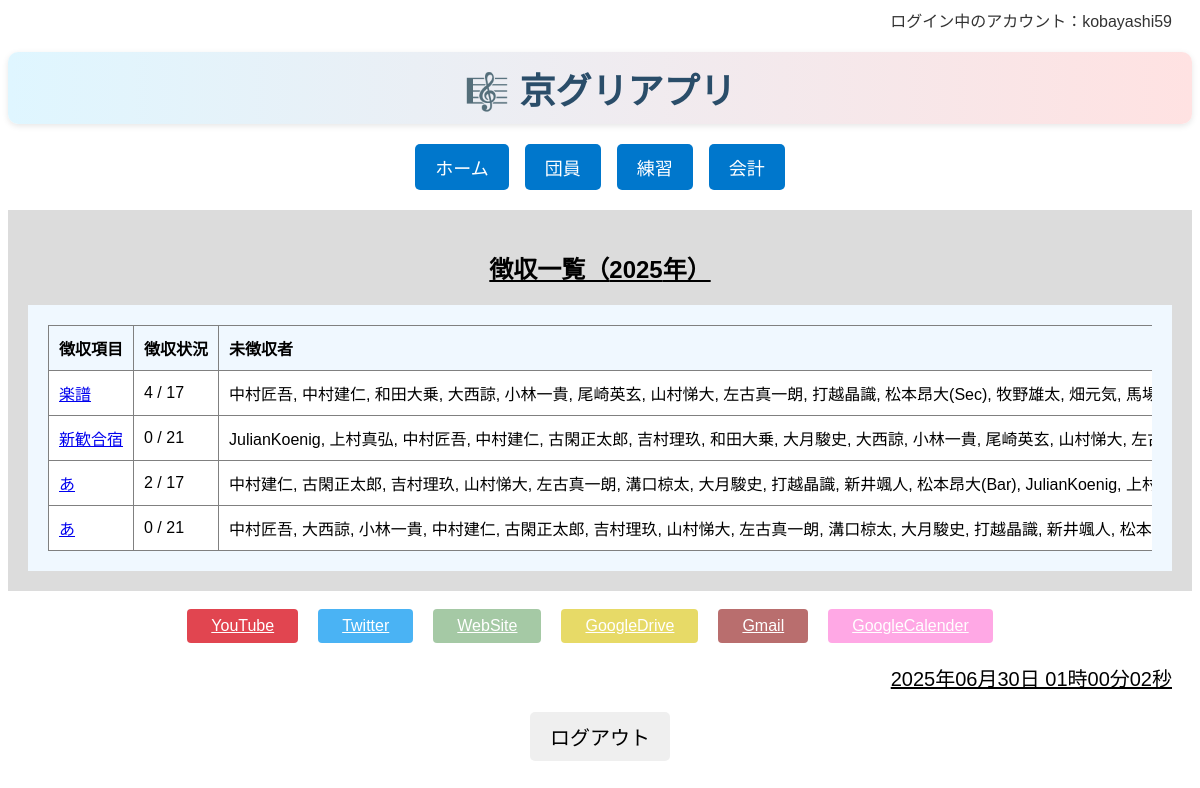
The app's page /accounting/collection/2025/ (signed in) with its own data.
### accounting/models/collection_models.py (models this page shows, shortened)
class Collection(models.Model):
    title = models.CharField(
        max_length=50,
        verbose_name="徴収項目",
        default=""
    )  # 徴収の名前（例：2025年5月団費）
    content = models.TextField(
        verbose_name="徴収内容",
        blank=True
    )  # 補足内容（空欄可）
    created_at = models.DateTimeField(
        auto_now_add=True,
        verbose_name="作成日"
    )  # 作成日時（自動記録）
    deadline = models.DateField(
        verbose_name="徴収期限日"
    )  # 支払いの締切日

### accounting/views/collection_views.py (the view)
# urls.py: path('collection/<int:year>/', collection_views.collection_list, name='collection_list'),  # 年ごとの徴収一覧
@login_required
def collection_list(request, year):
    collections = Collection.objects.filter(deadline__year=year).order_by('deadline')
    collection_info = []
    for col in collections:
        records = col.records.all()
        total = records.exclude(status="不要").count()
        done = records.filter(status="済").count()
        pending = records.filter(status="未").values_list('member__name', flat=True)
        collection_info.append({
            'collection': col,
            'done_count': done,
            'total_count': total,
            'pending_members': list(pending),
        })
    return render(request, 'accounting/collection/collection_list.html', {
        'year': year,
        'collection_info': collection_info,
    })

### templates/accounting/collection/collection_list.html
{% extends "base/base.html" %}
{% block body %}
<div class="contents">
    <h2 class="page_name">徴収一覧（{{ year }}年）</h2>
    <div class="register_contents">
        <div class="table_scroll_wrapper">
        <table border="1" class="member_table">
            <thead>
                <tr>
                    <th>徴収項目</th>
                    <th>徴収状況</th>
                    <th>未徴収者</th>
                </tr>
            </thead>
            <tbody>
                {% for info in collection_info %}
                <tr>
                    <td>
                        <a href="{% url 'accounting:collection_detail' year=year pk=info.collection.pk %}">
                            {{ info.collection.title }}
                        </a>
                    </td>
                    <td>{{ info.done_count }} / {{ info.total_count }}</td>
                    <td>
                        {% if info.pending_members %}
                            {{ info.pending_members|join:", " }}
                        {% else %}
                            -
                        {% endif %}
                    </td>
                </tr>
                {% empty %}
                <tr>
                    <td colspan="3">徴収データがありません。</td>
                </tr>
                {% endfor %}
            </tbody>
        </table>
        </div>
    </div>
</div>
{% endblock %}

### templates/base/base.html (shortened to what this page needs)
<!DOCTYPE html>
<html lang="ja">
<head>
    {% load static %}
    <link rel="stylesheet" href="{% static 'css/base.css' %}">
    <link rel="stylesheet" href="https://maxcdn.bootstrapcdn.com/font-awesome/4.3.0/css/font-awesome.min.css">
</head>
<body>
    <div class="header-row">
        <div class="user-info">
        ログイン中のアカウント：{{ request.user.username }}
        </div>
    </div>
    <h1 class="main-title">🎼 京グリアプリ </h1>
    <div class="main-nav">
    <a href="{% url 'main:index' %}" class="main-nav-btn">ホーム</a>
    <a href="{% url 'member:index' %}" class="main-nav-btn">団員</a>
    <a href="{% url 'practice_management:practice_index' %}" class="main-nav-btn">練習</a>
    <a href="{% url 'accounting:index' %}" class="main-nav-btn">会計</a>
    </div>
    {% block body %}
    {% endblock %}
    <br>
    <div class="link-block">
        <div class="btn-wrapper">
        <a href="https://www.youtube.com/@..." target="_blank" class="btn youtube">YouTube</a>
        <a href="https://x.com/Glee_KU" target="_blank" class="btn twitter">Twitter</a>
        <a href="https://sites.google.com/view/kyotoglee/home" target="_blank" class="btn website">WebSite</a>
        <a href="https://drive.google.com/drive/home" target="_blank" class="btn googledrive">GoogleDrive</a>
        <a href="https://mail.google.com/mail/u/0/#inbox" target="_blank" class="btn gmail">Gmail</a>
        <a href="https://calendar.google.com/calendar/u/0/r" target="_blank" class="btn googlecalender">GoogleCalender</a>
        </div>
    </div>
    <div id="clock" class="clock"></div>
    <footer>
    <div class="logout_wrapper">
        <form action="{% url 'accounts:logout' %}" method="post">
            <button type="submit" class="logout">ログアウト</button>
        </form>
    </div>
    </footer>
</body>
</html>

### static/css/base.css (style rules this page uses)
body { font-family: "Avenir Next", "Hiragino Kaku Gothic ProN W3", sans-serif; }
h1 { font-size: 36px; text-align: center; }
.main-title { font-size: 36px; font-weight: bold; color: #2a4d69; text-align: center; margin: 20px 0; background: linear-gradient(to right, #dff6ff, #ffe2e2); padding: 10px 20px; border-radius: 10px; box-shadow: 0px 2px 6px rgba(0, 0, 0, 0.1); }
h2 { text-align: center; }
.clock { font-size: 20px; text-align: right; padding-right: 20px; text-decoration: underline; }
.header-row { display: flex; justify-content: flex-end; padding: 0 20px 0 20px; }
.user-info { font-size: 16px; color: #333; }
.btn-wrapper { margin-bottom: 20px; display: flex; justify-content: center; }
.btn { padding: 8px 24px; color:rgb(255, 255, 255); opacity:0.8; border-radius: 4px; }
.youtube { background-color: RGB(218,23,37); margin-right: 20px; }
.twitter { background-color: RGB(29,161,242); margin-right: 20px; }
.website { background-color: darkseagreen; margin-right: 20px; }
.googledrive { background-color: rgb(226, 210, 66); margin-right: 20px; }
.gmail { background-color: rgb(168, 74, 74); margin-right: 20px; }
.googlecalender { background-color: rgb(255, 147, 223); margin-right: 20px; }
.contents { padding: 20px; background-color: gainsboro; }
.page_name { font-size: 24px; text-align: center; text-decoration: underline; }
.register_contents { display: flex; justify-content: center; padding: 20px; background-color: aliceblue; }
.member_table { width: 100%; height: auto; border-collapse: collapse; }
.member_table th, .member_table td { padding: 10px; text-align: left; }
.member_table td { background-color: white; }
.logout_wrapper { display: flex; justify-content: center; margin-top: 20px; }
.logout { font-size: 20px; padding: 10px 20px; border-radius: 5px; border: none; }
.table_scroll_wrapper { overflow-x: auto; white-space: nowrap; }
.table_scroll_wrapper { overflow-x: auto; overflow-y: auto; max-height: 600px; }
.main-nav { display: flex; justify-content: center; gap: 16px; margin: 20px 0; flex-wrap: wrap; }
.main-nav-btn { background-color: #0077cc; color: white; text-decoration: none; padding: 10px 20px; font-size: 18px; border-radius: 5px; text-align: center; }
.table_scroll_wrapper { overflow-x: auto; width: 100%; }

### records on screen
Collection: collection "楽譜", done_count "4", total_count "17", pending_members "中村匠吾, 中村建仁, 和田大乗, 大西諒, 小林一貴, 尾崎英玄, 山村悌大, 左古真一朗, 打越晶識, 松本昂大(Sec), 牧野雄太, 畑元気,…"
Collection: collection "新歓合宿", done_count "0", total_count "21", pending_members "JulianKoenig, 上村真弘, 中村匠吾, 中村建仁, 古閑正太郎, 吉村理玖, 和田大乗, 大月駿史, 大西諒, 小林一貴, 尾崎英玄, 山村悌大,…"
Collection: collection "あ", done_count "2", total_count "17", pending_members "中村建仁, 古閑正太郎, 吉村理玖, 山村悌大, 左古真一朗, 溝口椋太, 大月駿史, 打越晶識, 新井颯人, 松本昂大(Bar), JulianKoenig,…"
Collection: collection "あ", done_count "0", total_count "21", pending_members "中村匠吾, 大西諒, 小林一貴, 中村建仁, 古閑正太郎, 吉村理玖, 山村悌大, 左古真一朗, 溝口椋太, 大月駿史, 打越晶識, 新井颯人,…"

### other values on screen
{{ request.user.username }} "kobayashi59"
{{ year }} "2025"
